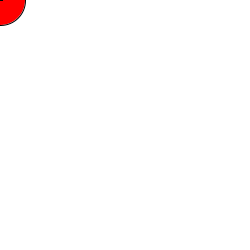
Frame 1 (no input)
Frame 60 (the mouse pressed at the canvas centre just before this capture): identical to frame 1, image omitted
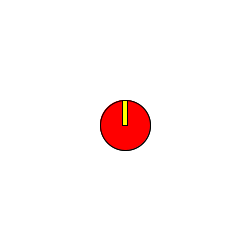
Frame 120 (the mouse held since frame 60 and released just before this capture)

The Processing sketch that drew these frames (run headless with seeded random() and noise(); from frame 60 on, the mouse is pressed at the canvas centre):

// Processing sketch: processing_106927
// ── processing_106927.pde

int a=0,mx1,my1;

void setup()
{
  size(250, 250);
}

void draw()
{
  background(255);
  if(a==1) {fill(255,0,0);ellipse(mx1,my1,50,50);fill(255,255,0);rect(mx1-2.5,my1-25,5,25);}
  fill(255,0,0);
  ellipse(mouseX, mouseY, 50, 50);
  fill(255,255,0);
  rect(mouseX-2.5,mouseY-25,5,25);
  if(mousePressed == true)
  {
      a=1;
      mx1=mouseX;
      my1=mouseY;
  }
  else
  {
  
  }
}
